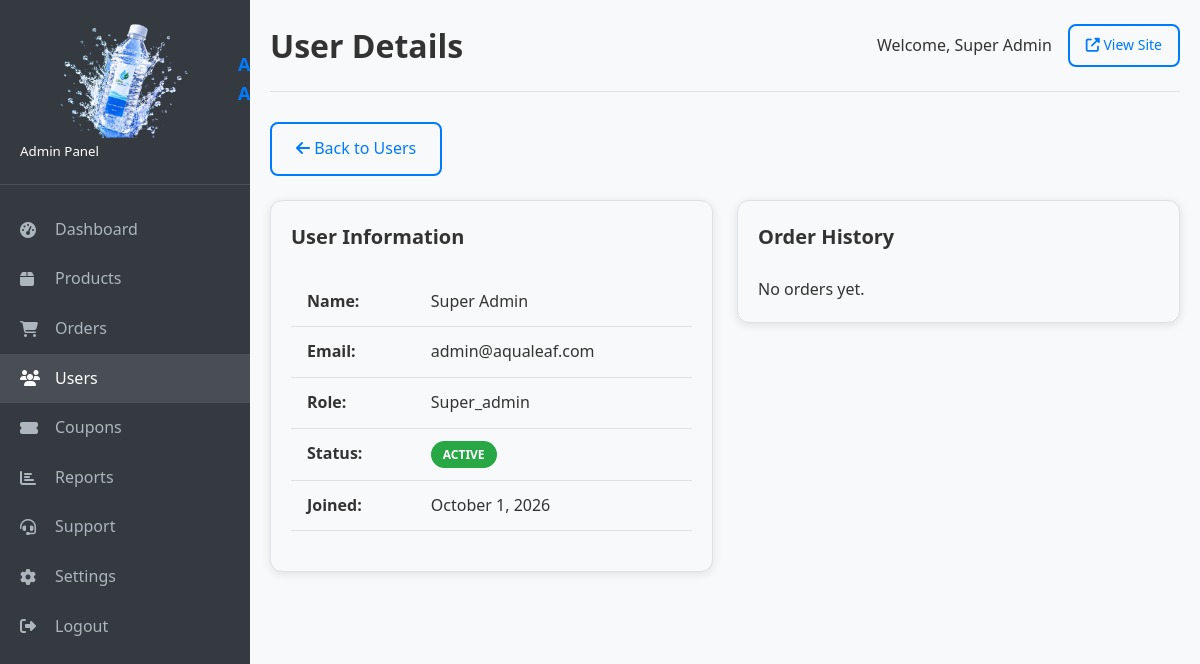
Page /admin/users/view.php?id=1 (signed in) on the committed database.
### tables this page shows
CREATE TABLE IF NOT EXISTS users (
    id INT AUTO_INCREMENT PRIMARY KEY,
    name VARCHAR(100) NOT NULL,
    email VARCHAR(100) UNIQUE NOT NULL,
    password VARCHAR(255) NOT NULL,
    role ENUM('user', 'admin', 'super_admin') DEFAULT 'user',
    status ENUM('active', 'blocked') DEFAULT 'active',
    created_at TIMESTAMP DEFAULT CURRENT_TIMESTAMP,
    updated_at TIMESTAMP DEFAULT CURRENT_TIMESTAMP ON UPDATE CURRENT_TIMESTAMP
);

### admin/users/view.php (the view, shortened to what this page needs)
<?php
require_once __DIR__ . '/../includes/header.php';
$user_id = isset($_GET['id']) ? (int)$_GET['id'] : 0;
$stmt = $pdo->prepare("SELECT * FROM users WHERE id = ?");
$stmt->execute([$user_id]);
$user = $stmt->fetch();
$stmt = $pdo->prepare("SELECT * FROM orders WHERE user_id = ? ORDER BY created_at DESC");
$stmt->execute([$user_id]);
$orders = $stmt->fetchAll();
?>
<div class="mb-3">
    <a href="index.php" class="btn btn-outline">
        <i class="fas fa-arrow-left"></i> Back to Users
    </a>
</div>
<div class="d-flex gap-3" style="flex-wrap: wrap;">
    <div style="flex: 1; min-width: 300px;">
        <div class="card">
            <div class="card-body">
                <h3 class="card-title mb-3">User Information</h3>
                <table class="table">
                    <tr>
                        <td><strong>Name:</strong></td>
                        <td><?php echo htmlspecialchars($user['name']); ?></td>
                    </tr>
                    <tr>
                        <td><strong>Email:</strong></td>
                        <td><?php echo htmlspecialchars($user['email']); ?></td>
                    </tr>
                    <tr>
                        <td><strong>Role:</strong></td>
                        <td><?php echo ucfirst($user['role']); ?></td>
                    </tr>
                    <tr>
                        <td><strong>Status:</strong></td>
                        <td>
                            <span class="badge badge-<?php echo $user['status'] === 'active' ? 'success' : 'danger'; ?>">
                                <?php echo ucfirst($user['status']); ?>
                            </span>
                        </td>
                    </tr>
                    <tr>
                        <td><strong>Joined:</strong></td>
                        <td><?php echo date('F j, Y', strtotime($user['created_at'])); ?></td>
                    </tr>
                </table>
            </div>
        </div>
    </div>
    <div style="flex: 1; min-width: 300px;">
        <div class="card">
            <div class="card-body">
                <h3 class="card-title mb-3">Order History</h3>
                <?php if (count($orders) > 0): ?>
                    <table class="table">
                        <thead>
                            <tr>
                                <th>Order #</th>
                                <th>Date</th>
                                <th>Amount</th>
                                <th>Status</th>
                            </tr>
                        </thead>
                        <tbody>
                            <?php foreach ($orders as $order): ?>
                                <tr>
                                    <td><?php echo htmlspecialchars($order['order_number']); ?></td>
                                    <td><?php echo date('M j, Y', strtotime($order['created_at'])); ?></td>
                                    <td><?php echo CURRENCY . number_format($order['final_amount'], 2); ?></td>
                                    <td>
                                        <span class="badge badge-<?php echo $order['order_status'] === 'completed' ? 'success' : 'info'; ?>">
                                            <?php echo ucfirst($order['order_status']); ?>
                                        </span>
                                    </td>
                                </tr>
                            <?php endforeach; ?>
                        </tbody>
                    </table>
                <?php else: ?>
                    <p class="text-muted">No orders yet.</p>
                <?php endif; ?>
            </div>
        </div>
    </div>
</div>
<?php require_once __DIR__ . '/../includes/footer.php'; ?>

### assets/css/style.css (style rules this page uses)
:root { --primary-color: #007bff; --secondary-color: #0056b3; --success-color: #28a745; --danger-color: #dc3545; --warning-color: #ffc107; --info-color: #17a2b8; --light-color: #f8f9fa; --dark-color: #343a40; --text-color: #333; --text-muted: #6c757d; --border-color: #dee2e6; --shadow: 0 2px 10px rgba(0,0,0,0.1); --shadow-lg: 0 5px 20px rgba(0,0,0,0.15); --radius: 8px; --radius-lg: 12px; --transition: all 0.3s ease; }
* { margin: 0; padding: 0; box-sizing: border-box; }
body { font-family: 'Segoe UI', Tahoma, Geneva, Verdana, sans-serif; line-height: 1.6; color: var(--text-color); background-color: var(--light-color); transition: var(--transition); }
a { text-decoration: none; color: inherit; transition: var(--transition); }
.btn { display: inline-block; padding: 12px 24px; border: none; border-radius: var(--radius); cursor: pointer; font-size: 16px; font-weight: 500; text-align: center; transition: var(--transition); text-decoration: none; }
.btn-outline { background-color: transparent; border: 2px solid var(--primary-color); color: var(--primary-color); }
.card { background-color: var(--light-color); border: 1px solid var(--border-color); border-radius: var(--radius-lg); box-shadow: var(--shadow); overflow: hidden; transition: var(--transition); }
.card-body { padding: 20px; }
.card-title { font-size: 20px; font-weight: 600; margin-bottom: 12px; color: var(--text-color); }
.badge { display: inline-block; padding: 4px 12px; border-radius: 20px; font-size: 12px; font-weight: 600; text-transform: uppercase; }
.badge-success { background-color: var(--success-color); color: white; }
.table { width: 100%; border-collapse: collapse; margin-bottom: 20px; }
.table th, .table td { padding: 12px 16px; text-align: left; border-bottom: 1px solid var(--border-color); }
.mb-3 { margin-bottom: 24px; }
.d-flex { display: flex; }
.gap-3 { gap: 24px; }

### rows in the picture
users: name "Super Admin", email "admin@aqualeaf.com", role "Super_admin", status "ACTIVE", created_at "October 1, 2026"

### other values in the picture
$pageTitle "User Details"
$_SESSION['admin_name'] "Super Admin"
